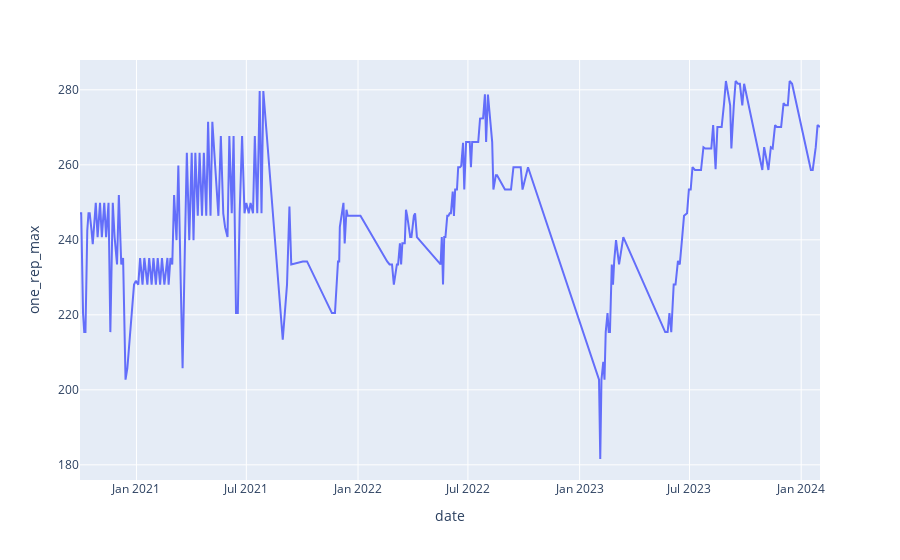

Write notebook code for a chart like this one.
### Code cell
fig.show()

### Figure 1 — Plotly figure (JSON) as saved in the notebook; plotly's stock layout.template omitted (floating-point values rounded to 4 significant figures; data arrays with more than 128 entries replaced by an {"elided": "..."} marker saying what was removed)
{"data": [{"hovertemplate": "date=%{x}<br>one_rep_max=%{y}<extra></extra>", "legendgroup": "", "line": {"color": "#636efa", "dash": "solid"}, "marker": {"symbol": "circle"}, "mode": "lines", "name": "", "orientation": "v", "showlegend": false, "type": "scatter", "x": {"elided": "241 str values"}, "xaxis": "x", "y": {"elided": "241 float values"}, "yaxis": "y"}], "layout": {"legend": {"tracegroupgap": 0}, "margin": {"t": 60}, "xaxis": {"anchor": "y", "domain": [0, 1], "title": {"text": "date"}}, "yaxis": {"anchor": "x", "domain": [0, 1], "title": {"text": "one_rep_max"}}}}
